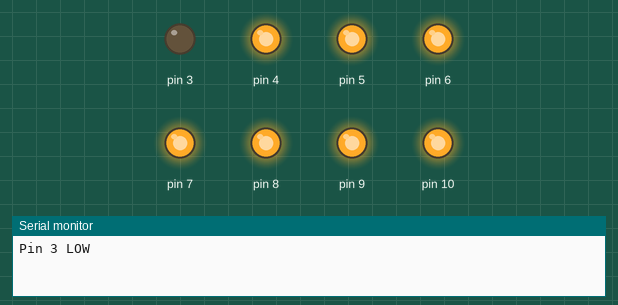
The sketch below on a simulated Arduino Uno, built with avr-gcc and run on an emulated ATmega328P. Shown: output pins drawn as LEDs (lit = HIGH), the last lines printed to the serial monitor.

Above: at 0.1 s.
At 4.1 s:
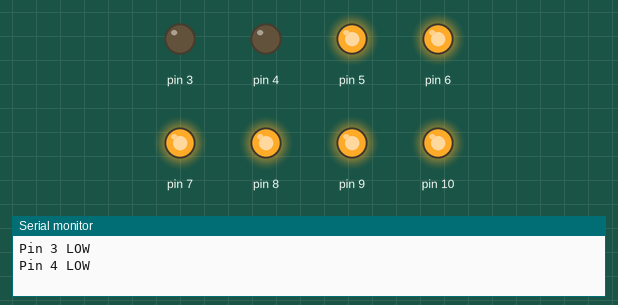
At 8.1 s:
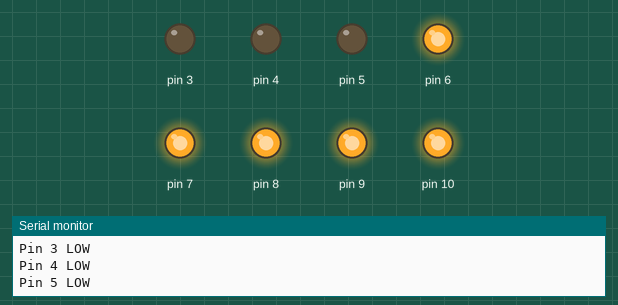
At 12.1 s:
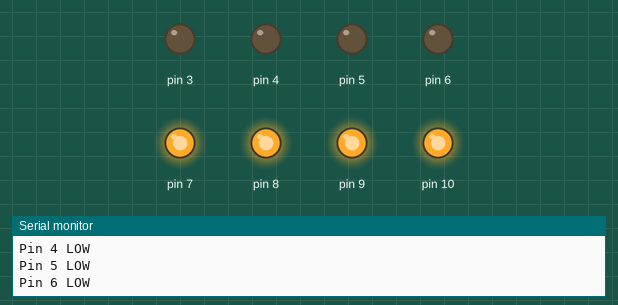
At 20.1 s:
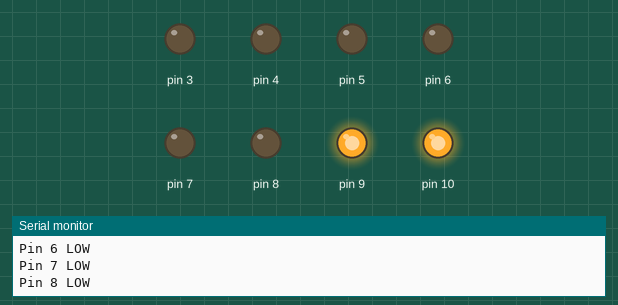
At 28.1 s:
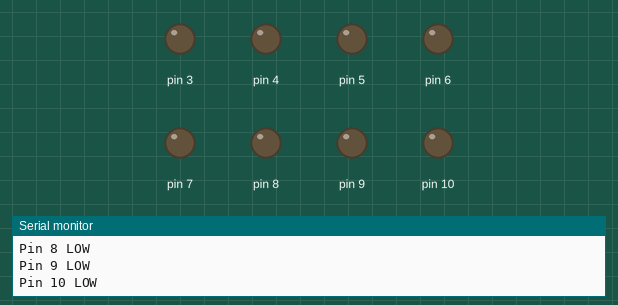
Timing chart, 0 to 29.6 s (numbered marks = the images above):
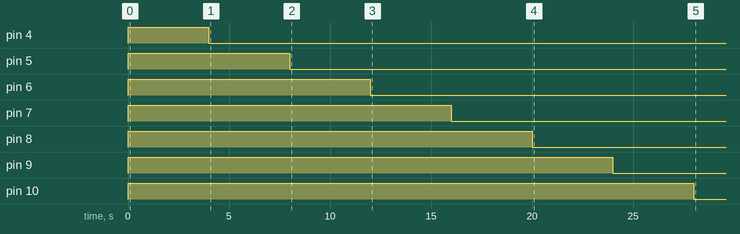

The sketch:

WDMES-PowerControl.ino
```cpp
/* WDMES SERVO CONTROLLER POWER BOARD

By Simon Dawes & Thomas Hunt 2024-06-25

PROBLEM STATEMENT: Server controller boards when powered up all try to connect to
wifi at the same time, this invariably results in some servor boards timing out
and the servo controllers fall back to Can bus operation.
SOLUTION: This software drives an Arduino connected to an 8x relay board, these relays
power-up the servo controller boards one at a time with a delay between each
(see below to set this).

Connect the relay control lines to digital pins 3-10 on the Arduino.
*/

// Set-up
#define DELAY 4000 //delay in mS between each relay turning on
#define SERIALBAUD 9600
//setup ends

void setup() {
  // put your setup code here, to run once:
for (int pin = 3; pin <=10; pin++){
  pinMode (pin, OUTPUT);
  digitalWrite (pin,HIGH);
}

  Serial.begin(SERIALBAUD);
  RelaysAllOn();
  Serial.println("All done :-)");
}

void loop() {
  // put your main code here, to run repeatedly:

}

void RelaysAllOn(){
 for (int pin = 3; pin <=10; pin++){
  digitalWrite (pin,LOW);
  Serial.print("Pin ");
  Serial.print(pin);
  Serial.println(" LOW");
  delay(DELAY);
}


}
```
